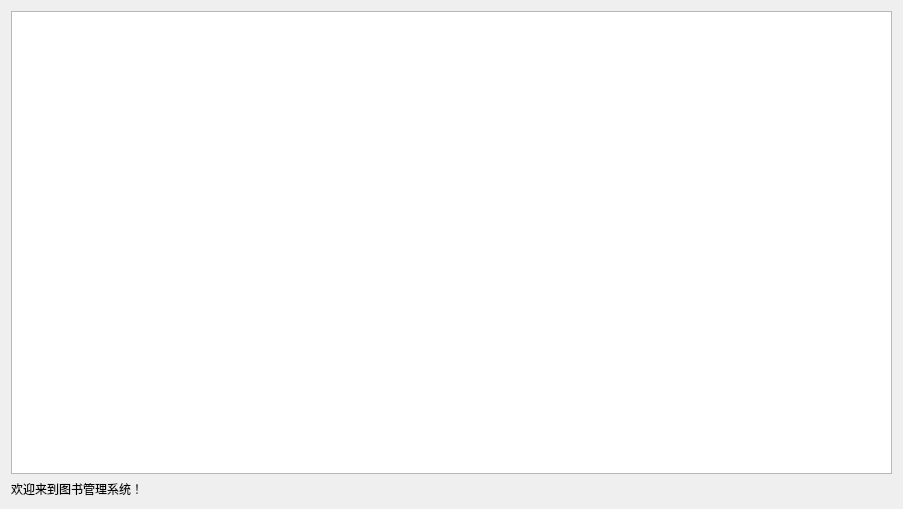
<?xml version="1.0" encoding="UTF-8"?>
<ui version="4.0">
 <class>Tablebookinfo</class>
 <widget class="QWidget" name="Tablebookinfo">
  <property name="geometry">
   <rect>
    <x>0</x>
    <y>0</y>
    <width>903</width>
    <height>509</height>
   </rect>
  </property>
  <property name="windowTitle">
   <string>Form</string>
  </property>
  <layout class="QVBoxLayout" name="verticalLayout">
   <item>
    <widget class="QTableView" name="tableView">
     <property name="editTriggers">
      <set>QAbstractItemView::NoEditTriggers</set>
     </property>
     <property name="selectionMode">
      <enum>QAbstractItemView::SingleSelection</enum>
     </property>
     <property name="selectionBehavior">
      <enum>QAbstractItemView::SelectRows</enum>
     </property>
     <property name="sortingEnabled">
      <bool>true</bool>
     </property>
     <attribute name="horizontalHeaderCascadingSectionResizes">
      <bool>true</bool>
     </attribute>
     <attribute name="horizontalHeaderStretchLastSection">
      <bool>true</bool>
     </attribute>
    </widget>
   </item>
   <item>
    <widget class="QLabel" name="label">
     <property name="text">
      <string>欢迎来到图书管理系统！</string>
     </property>
    </widget>
   </item>
  </layout>
 </widget>
 <resources/>
 <connections/>
</ui>
